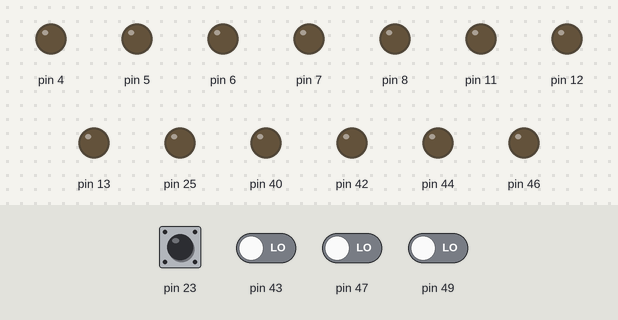
The sketch below on a simulated Arduino Uno, built for the host (arithmetic inside an expression is 32-bit, double 64-bit). Parts: output pins drawn as LEDs (lit = HIGH). The inputs (shaded band) are chosen by the test bench; at power-on: pin 23, pin 43, pin 47, pin 49 LOW. What the sketch prints to the serial monitor is not drawn.

Above: at 1.3 s.
1.4 s: pin 23 pulsed HIGH 2 times (0.12 s each, 0.3 s apart)
At 4.41 s:
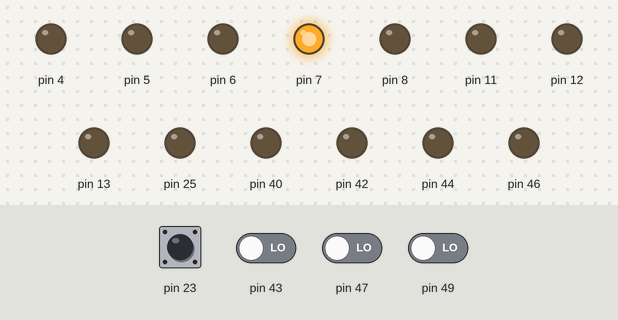
At 4.8 s:
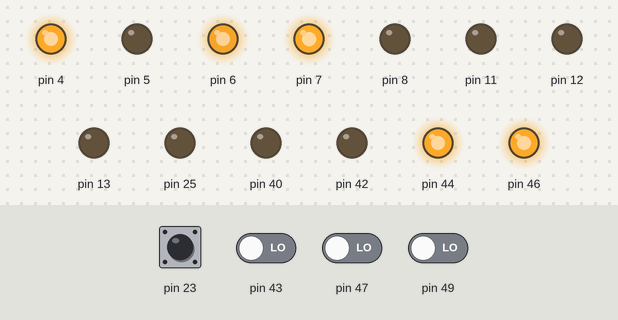
5.0 s: pin 23 driven HIGH
At 6.2 s:
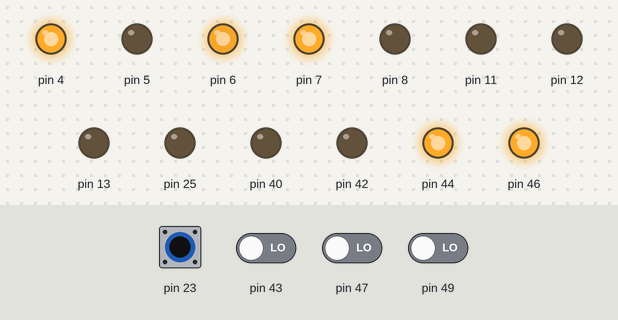
6.5 s: pin 23 driven LOW
Timing chart, 0 to 9.5 s (numbered marks = the images above; inputs shaded):
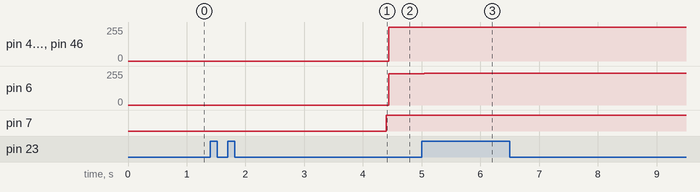

Measured:
- after the input at 1.4 s, pin 4, pin 44, pin 46: 0/255 → 252/255 after 3.0 s; pin 6: 0/255 → 236/255 after 3.0 s; pin 7: LOW → HIGH after 3.0 s
- after the input at 5.0 s, pin 4, pin 44, pin 46: 252/255 → 255/255 at once; pin 6: 236/255 → 239/255 at once

The sketch:

puropo.ino
```cpp
#include <SetUp.h>

void setup(){
  Set_9D();
  Set_Puropo();
  pinMode(ledpin, OUTPUT);
  pinMode(swpin, INPUT);
}

void loop(){
    if(digitalRead(swpin) == 1){
    Get_Puropo();

    if(RV1 >= 0){
      motor_l.High(),motor_r.High();
    }else{
      RV1 = -RV1;
      motor_l.Low(),motor_r.Low();
    }

    if(RV2 >= 0){
      motor_xl.High(),motor_xr.Low();
    }else{
      RV2 = -RV2;
      motor_xl.Low(),motor_xr.High();
    }
    /*
    if(RV4 >= 0){
      motor_zl.High(),motor_zr.High();
    }else{
      RV4 = -RV4;
      motor_zl.Low(),motor_zr.Low();
    }
    */
//    m_zl = RV4,m_zr = RV4;
    //m_zl = 0,m_zr = 0;
    m_xl = RV2,m_xr = RV2;
    m_l  = RV1,m_r  = RV1;
  }else{
    Stop();
  }
  Pwm_Output();
      Serial.print("RV1: ");
    Serial.print(RV1);
    Serial.print(" RV2: ");
    Serial.print(RV2);
    Serial.print(" RV4: ");
    Serial.println(RV4);
}
```
